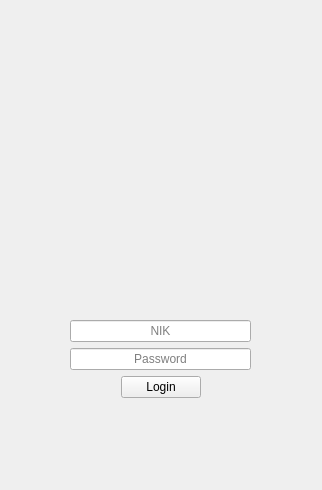
<?xml version="1.0" encoding="UTF-8"?>
<ui version="4.0">
 <class>loginForm</class>
 <widget class="QWidget" name="loginForm">
  <property name="geometry">
   <rect>
    <x>0</x>
    <y>0</y>
    <width>322</width>
    <height>490</height>
   </rect>
  </property>
  <property name="windowTitle">
   <string>Puskesmas Kasih Bunda</string>
  </property>
  <widget class="QLabel" name="labelLogo">
   <property name="geometry">
    <rect>
     <x>40</x>
     <y>40</y>
     <width>241</width>
     <height>201</height>
    </rect>
   </property>
   <property name="text">
    <string/>
   </property>
   <property name="pixmap">
    <pixmap>resource/large.png</pixmap>
   </property>
   <property name="scaledContents">
    <bool>true</bool>
   </property>
   <property name="alignment">
    <set>Qt::AlignCenter</set>
   </property>
  </widget>
  <widget class="QWidget" name="layoutWidget">
   <property name="geometry">
    <rect>
     <x>70</x>
     <y>320</y>
     <width>181</width>
     <height>79</height>
    </rect>
   </property>
   <layout class="QVBoxLayout" name="verticalLayout">
    <item>
     <widget class="QLineEdit" name="lineNIK">
      <property name="toolTip">
       <string/>
      </property>
      <property name="alignment">
       <set>Qt::AlignCenter</set>
      </property>
      <property name="placeholderText">
       <string>NIK</string>
      </property>
     </widget>
    </item>
    <item>
     <widget class="QLineEdit" name="linePassword">
      <property name="alignment">
       <set>Qt::AlignCenter</set>
      </property>
      <property name="placeholderText">
       <string>Password</string>
      </property>
     </widget>
    </item>
    <item>
     <layout class="QHBoxLayout" name="horizontalLayout">
      <item>
       <spacer name="horizontalSpacer">
        <property name="orientation">
         <enum>Qt::Horizontal</enum>
        </property>
        <property name="sizeHint" stdset="0">
         <size>
          <width>40</width>
          <height>20</height>
         </size>
        </property>
       </spacer>
      </item>
      <item>
       <widget class="QPushButton" name="loginButton">
        <property name="text">
         <string>Login</string>
        </property>
       </widget>
      </item>
      <item>
       <spacer name="horizontalSpacer_2">
        <property name="orientation">
         <enum>Qt::Horizontal</enum>
        </property>
        <property name="sizeHint" stdset="0">
         <size>
          <width>40</width>
          <height>20</height>
         </size>
        </property>
       </spacer>
      </item>
     </layout>
    </item>
   </layout>
  </widget>
 </widget>
 <resources/>
 <connections/>
</ui>
